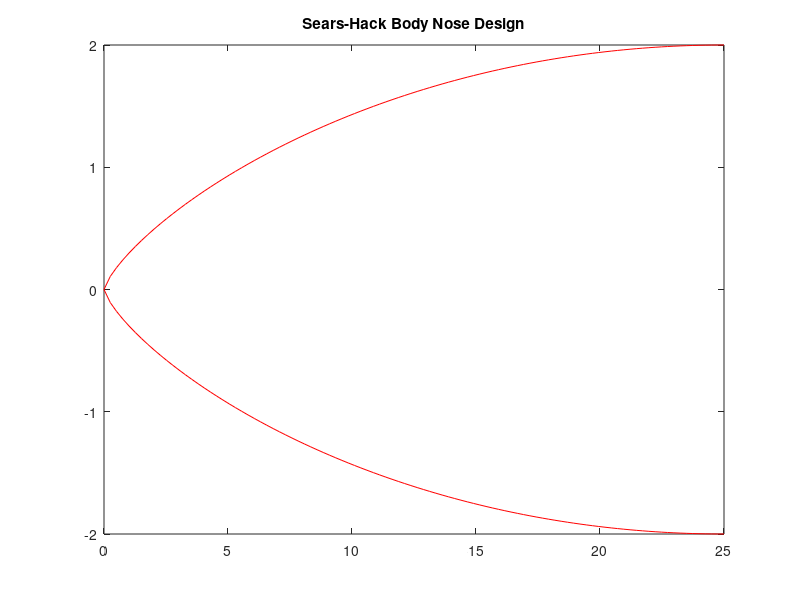

MATLAB code for this plot:
%% Fuselage Preliminary Design % Sadraey %
% Test Change in GITHUB
% Design Requirements 
% Main: Accomodate Passengers
% Secondary: Must accomodate crew, landing gear, fuel, systems, empennage
% Optimization: Low Drag, Positive Lift generation, low weight, comfort,
% structural flight, external symmetry, low wetted area
%% Determine Number of Passengers and Crew
n_p = 8; % number of passengers
n_c = 2; % number of crew members
%% Establish Human Size and Target Passenger
% Passengers will be from U.S.
% Figures 7.5 and 7.6
% Design for passengers that are 5' 2" - 6' 3"
% Arm length 2.6 ft
% Chair Height 1.6 ft
% Shoulder to Shoulder 2ft
%% Cockpit % Sadraey %
% Distance from spine to taxi instrument 3.5 ft
% 1ft minimum from butt to floor
% 4 - 10 cm
T_w = 0.23; % ft with 7 cm wall thickness
L_CP = 5.5; %ft preliminary choice
W_pilot = 15/12; % distance between pilot seats (aisle) ft 
% Table 7.4
W_CPs = 20/12; % seat width cockpit ft
W_CP = 2*W_CPs + W_pilot; % Cockpit Width interior
% Equation 7.9 
D_CP = W_CP + 2*T_w; % diameter of cockpit with thickness included
% Must look into instrumentation sizing
fprintf('Cockpit Diameter is %0.2f ft \n',D_CP)
fprintf('Cockpit Length is %0.2f ft \n',L_CP)
%% Passenger Cargo
% pg 369 Eq 7.4
v_b = 5.156; % average bag/luggage size ft^3
v_btotal = n_p * v_b; %ft^3

%% L/D length to diameter ratio
% Table 7.7
% L/D for Concorde is 23.
% shooting for this range
%% Passenger Cabin % Sadraey %
% Calculate Cabin Diameter
W_s = 25/12 ; % seat width ft
% Table 7.3
W_a = 23/12; % aisle distance ft
% Equation 7.2
W_C = 2*W_s + W_a; % Interior Cabin Width ft
% Equation 7.9
D_C = W_C + 2*T_w; % Cabin Diameter ft

% Calculate Cabin Length
P_s = 40/12; % seat pitch or distance between seats (ft)
n_r = n_p/2; % number of rows
% Equation 7.1
L_C = n_r*P_s+8; % Cabin Length
fprintf('Passenger Cabin Diameter is %0.2f ft \n',D_C)
fprintf('Passenger Cabin Length is %0.2f ft \n',L_C)
% Headroom from Table 7.4
% Will we have carry-on over or same level?
Headroom = 66.912; %ft for first class
% Must also consider lavatory

%% Cargo
% Depends on volume and will most likely be beneath passenger cabin
%% Nose Design
% Look at supersonic design and weight and balance
L_n = 25; % arbitrary length of nose ft
% Looking at the SEARS-HACK Body Equation from WIKIPEDIA
x = linspace(0,0.5,100); % range
R_max = 2; % arbitrary maximum nose radius ft
V_n = (3*pi^2/16 * R_max^2*L_n)/2; % Volume of nose
S_x = pi*R_max^2*(4*x.*(1-x)).^(3/2); % nose cross sectional area
r_x = R_max*(4*x.*(1-x)).^(3/4);% nose radius
FigHandle = figure('Position', [250, 250, L_n*40, R_max*40]);
figure(3)
plot(2*x*L_n,r_x,'r',2*x*L_n,-r_x,'r')
title('Sears-Hack Body Nose Design')
% Based on Wave Drag Equation, wave drag is reduced by increasing length
% and decreasing volume

%% Rear Section
% Will Include Tail and Wing as well for supersonic aircraft.
L_R = 50; % arbitrary length of rear section ft
%% Length of Fuselage
% Equation 7.10 
L_F = L_CP + L_C + L_n + L_R; % Total Fuselage Length
fprintf('The fuselage length is %0.2f ft \n',L_F)
%% Length to Diameter Ratio
LF_DF = L_F/D_C; 
fprintf('The L/D ratio for the fuselage is %0.2f  \n',LF_DF)
%% Fuel Tanks
m_f = 177928.86/9.81; % kg of fuel
% Table 7.8 for fuel types and density
rho_f = 840; % kg/m^3
V_f = m_f/rho_f; % m^3
V_f = V_f * 35.31; % ft^3
fprintf('The fuel tank volume is %0.2f ft^3 \n',V_f)
%% Volume of Bottom Half
% Equation 7.4a
V_bot = 0.5* (pi*W_C^2/4*(L_C+L_R));
fprintf('The bottom volume for the fuselage is %0.2f ft^3 \n',V_bot)
